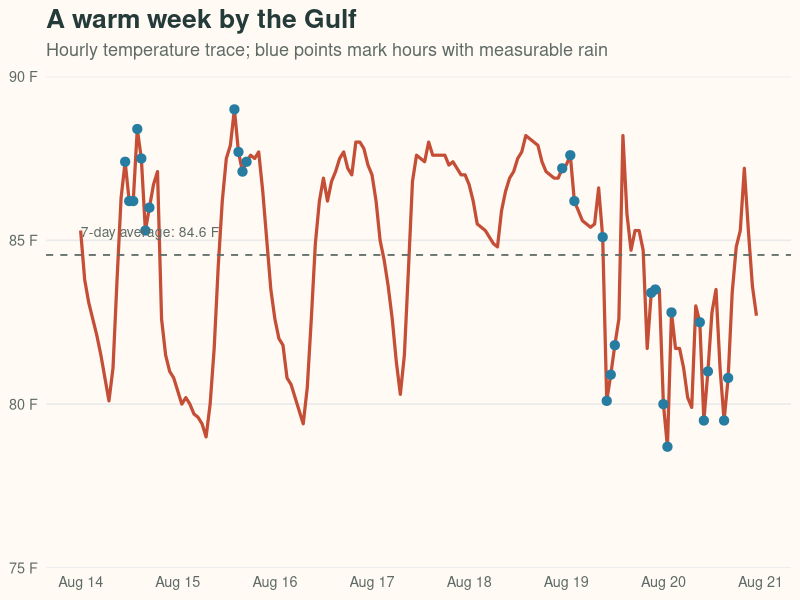

R code for this plot:
## ---- chunk 1
#| label: setup
#| include: false

library(ggplot2)

weather <- read.csv("sarasota_hourly_weather.csv", skip = 3)
names(weather) <- c("time", "temperature_f", "relative_humidity_percent",
                    "precipitation_inches", "wind_speed_mph")
weather$time <- as.POSIXct(weather$time, format = "%Y-%m-%dT%H:%M",
                           tz = "America/New_York")
weather$rain <- weather$precipitation_inches > 0

temperature_high <- max(weather$temperature_f)
temperature_low <- min(weather$temperature_f)
rain_total <- sum(weather$precipitation_inches)
date_start <- format(min(weather$time), "%B %d")
date_end <- format(max(weather$time), "%B %d, %Y")
## ---- chunk 2
#| label: weather-plot
#| fig-cap: "Hourly temperature, with precipitation shown along the baseline."
#| fig-width: 10
#| fig-height: 6
#| out-width: 100%

ggplot(weather, aes(x = time, y = temperature_f)) +
  geom_area(fill = "#f6b26b", alpha = 0.28) +
  geom_line(color = "#c44e36", linewidth = 1.1) +
  geom_point(data = subset(weather, rain), color = "#277da1", size = 2.8) +
  geom_hline(yintercept = mean(weather$temperature_f),
             linetype = "dashed", color = "#5f6b66", linewidth = 0.6) +
  annotate("text", x = min(weather$time), y = mean(weather$temperature_f) + 0.7,
           label = paste0("7-day average: ", round(mean(weather$temperature_f), 1), " F"),
           hjust = 0, color = "#5f6b66", size = 3.5) +
  scale_x_datetime(date_breaks = "1 day", date_labels = "%b %d") +
  scale_y_continuous(limits = c(75, 90), breaks = seq(75, 90, by = 5),
                     labels = \(x) paste0(x, " F"), expand = c(0, 0)) +
  labs(x = NULL, y = NULL,
       title = "A warm week by the Gulf",
       subtitle = "Hourly temperature trace; blue points mark hours with measurable rain") +
  theme_minimal(base_size = 13) +
  theme(
    plot.title = element_text(face = "bold", size = 19, color = "#243b3a"),
    plot.subtitle = element_text(color = "#5f6b66", margin = margin(b = 12)),
    panel.grid.minor = element_blank(),
    panel.grid.major.x = element_blank(),
    axis.text = element_text(color = "#5f6b66"),
    plot.background = element_rect(fill = "#fffaf4", color = NA),
    panel.background = element_rect(fill = "#fffaf4", color = NA)
  )
